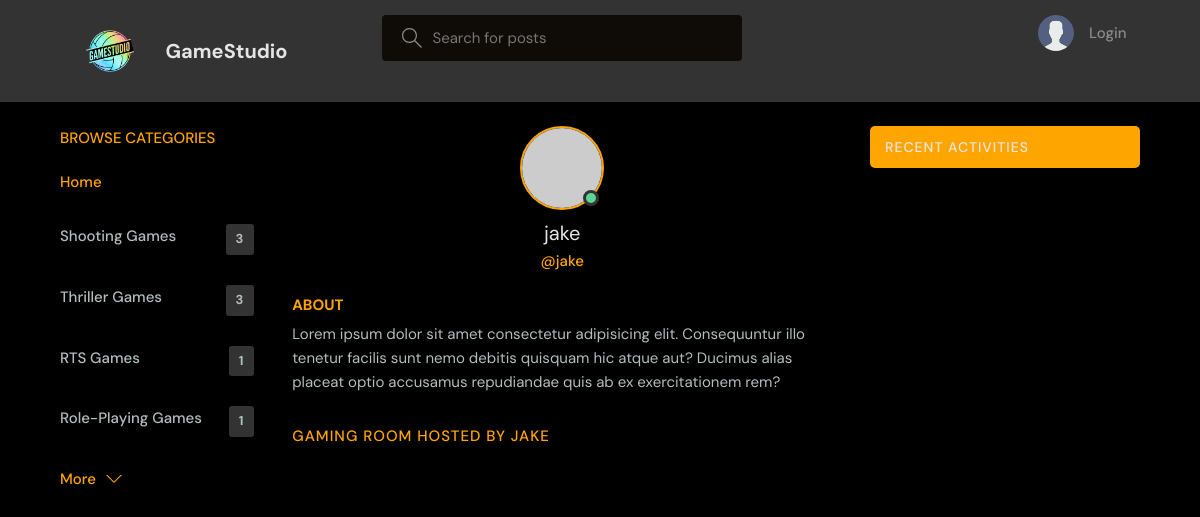
Before: /profile/6/ with the older database file.
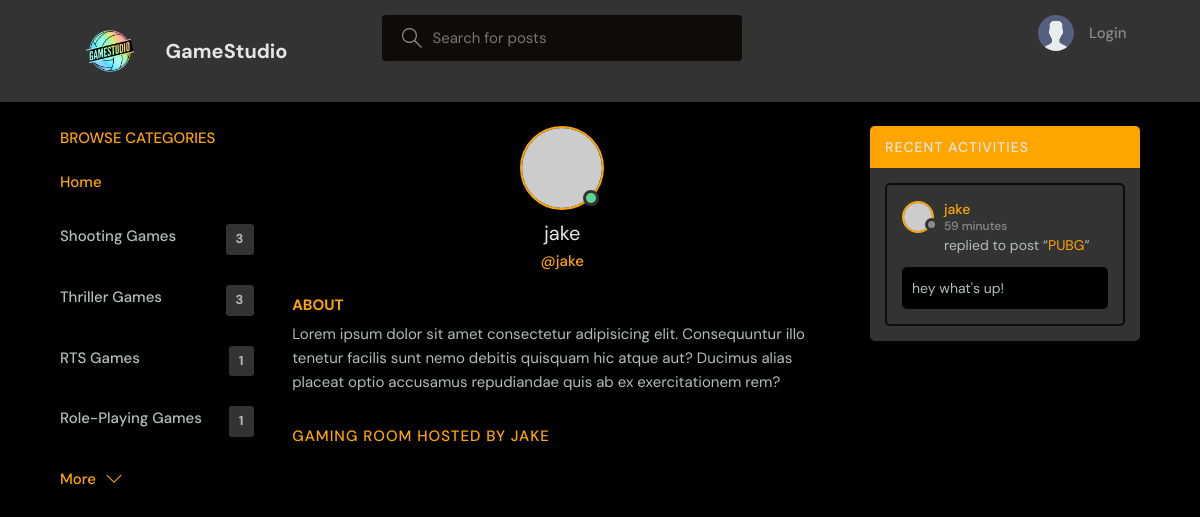
After: the same page with the newer database file.
### base/models.py (models this page shows, shortened)
class Topic(models.Model):
    name = models.CharField(max_length=200)

class Messages(models.Model):
    user = models.ForeignKey(User, on_delete=models.CASCADE)
    room = models.ForeignKey(Room, on_delete=models.CASCADE)
    body = models.TextField()
    updated = models.DateTimeField(auto_now=True)
    created = models.DateTimeField(auto_now_add=True)
    class Meta:
        ordering = ['-updated','-created']

class Room(models.Model):
    host = models.ForeignKey(User, on_delete=models.SET_NULL, null = True)
    topic = models.ForeignKey(Topic, on_delete=models.SET_NULL, null = True)
    name = models.CharField(max_length=200)
    description = models.TextField(null=True, blank=True)
    participants = models.ManyToManyField(User, related_name='participants', blank=True)
    updated = models.DateTimeField(auto_now=True)
    created = models.DateTimeField(auto_now_add=True)
    def __str__(self):
        return self.name
    class Meta:
        ordering = ['-updated','-created']

### base/views.py (the view)
# urls.py: path('profile/<str:pk>/', views.userProfile, name="user-profile"),
def userProfile(request, pk):
    user = User.objects.get(id=pk)
    rooms = user.room_set.all()
    room_messages = user.messages_set.all()
    topics = Topic.objects.all()
    context={'user':user, 'rooms':rooms, 'room_messages':room_messages, 'topics':topics}
    return render(request, 'base/profile.html', context)

### base/templates/base/profile.html (shortened to what this page needs)
{% extends 'main.html' %}
{% block content %}
  <main class="profile-page layout layout--3">
    <div class="container">
      {% include 'base/topics_components.html' %}
      <div class="roomList">
        <div class="profile">
          <div class="profile__avatar">
            <div class="avatar avatar--large active">
              <img src="https://randomuser.me/api/portraits/men/11.jpg" />
            </div>
          </div>
          <div class="profile__info">
            <h3>{{user.username}}</h3>
            <p>@{{user.username}}</p>
          </div>
          <div class="profile__about">
            <h3>About</h3>
            <p>
              Lorem ipsum dolor sit amet consectetur adipisicing elit. Consequuntur illo tenetur
              facilis sunt nemo debitis quisquam hic atque aut? Ducimus alias placeat optio
              accusamus repudiandae quis ab ex exercitationem rem?
            </p>
          </div>
        </div>
        <div class="roomList__header">
          <div>
            <h2>Gaming Room Hosted by {{user.username}}</a>
            </h2>
          </div>
        </div>
      </div>
      {% include 'base/activity_component.html' %}
    </div>
  </main>
{% endblock %}

### templates/main.html (shortened to what this page needs)
<!DOCTYPE html>
{% load static %}
<html lang="en">
  <head>
    <link rel="stylesheet" href="{% static 'styles/style.css' %}" />
  </head>
  <body>
    {% include 'navbar.html' %}
    {% block content %}
    {%endblock%}
  </body>
</html>

### templates/navbar.html (shortened to what this page needs)
{% load static %}
<header class="header header--loggedIn">
    <div class="container">
        <a href="{% url 'home' %}" class="header__logo">
            <img src="{% static 'images/MyLogo.png' %}" />
            <h1>GameStudio</h1>
        </a>
        <form class="header__search" method="GET" action="{% url 'home' %}">
            <label>
            <input name="q" placeholder="Search for posts" />
            </label>
        </form>
        <nav class="header__menu">
            {% if request.user.is_authenticated %}
            <div class="header__user">
                <a href="{% url 'update-user' %}">
                    <div class="avatar avatar--medium active">
                        <img src="https://randomuser.me/api/portraits/men/37.jpg" />
                    </div>
                    <p>{{request.user.username}}<span>@{{request.user.username}}</span></p>
                </a>
                <button class="dropdown-button">
                    <svg version="1.1" xmlns="http://www.w3.org/2000/svg" width="32" height="32" viewBox="0 0 32 32">
                        <title>chevron-down</title>
                        <path d="M16 21l-13-13h-3l16 16 16-16h-3l-13 13z"></path>
                    </svg>
                </button>
            </div>
            {% else %}
            <a href="{% url 'login' %}">
                <img src="{% static 'images/avatar.svg' %}" />
                <p>Login</p>
            </a>
            {% endif %}
        </nav>
    </div>
</header>

### base/templates/base/topics_components.html
<div class="topics">
    <div class="topics__header">
      <h2>Browse Categories</h2>
    </div>
    <ul class="topics__list">
      <li>
        <a href="{% url 'home' %}" class="active">Home</a>
      </li>
      {% for topic in topics %}
      <li>
        <a href="{% url 'home' %}?q={{topic.name}}">{{topic.name}} <span>{{topic.room_set.all.count}}</span></a>
      </li>
      {% endfor %}
    </ul>
    <a class="btn btn--link" href="{% url 'categories' %}">
      More
      <svg version="1.1" xmlns="http://www.w3.org/2000/svg" width="32" height="32" viewBox="0 0 32 32">
        <title>chevron-down</title>
        <path d="M16 21l-13-13h-3l16 16 16-16h-3l-13 13z"></path>
      </svg>
    </a>
  </div>

### base/templates/base/activity_component.html (shortened to what this page needs)
<div class="activities">
    <div class="activities__header">
      <h2>Recent Activities</h2>
    </div>
    {% for message in room_messages %}
    <div class="activities__box">
      <div class="activities__boxHeader roomListRoom__header">
        <a href="{% url 'user-profile' message.user.id %}" class="roomListRoom__author">
          <div class="avatar avatar--small">
            <img src="https://randomuser.me/api/portraits/women/11.jpg" />
          </div>
          <p>
            {{message.user}}
            <span>{{message.created|timesince}}</span>
          </p>
        </a>
      </div>
      <div class="activities__boxContent">
        <p>replied to post “<a href="{% url 'room' message.room.id %}">{{message.room}}</a>”</p>
        <div class="activities__boxRoomContent">
          {{message.body}}
        </div>
      </div>
    </div>
    {% endfor %}
  </div>

Changed rows visible on the page:
added Messages: user "jake", created "59 minutes", room "PUBG", body "hey what's up!"
